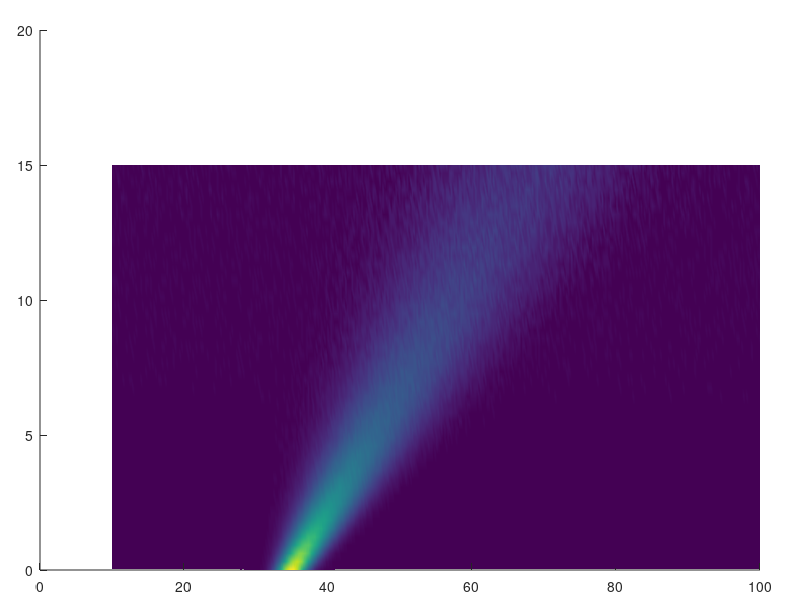

Reproduce this figure in MATLAB. (Note: this script raises an error after producing the figure.)
% fpex0_cyber_logo.m
% Generiert ein technisch aufregendes "Cool Tech" Logo für fpex0
% Zeigt das De-Smearing von rechts (verschmiert) nach links (fpex0-Peak)

clear; clc; close all;

% 1. Figure im Dark-Mode / Deep Space Look
aspect = '4:3';
switch aspect
   case '4:3'
      position = [3200, -100, 1200,  900];
      spacer = 0.05;  % line spacing in text
   case '1.1'
      position = [3200, -100, 1200, 1200];
      spacer = 0;  % line spacing in text
   otherwise
      error('Unknown aspect ratio.')
end
backcolor = [0.03 0.04 0.10];
fig = figure('Color', backcolor, 'Position', position);
ax = axes('Position', [0.05, 0.05, 0.90, 0.90], 'Color', 'none');
hold(ax, 'on');

% 2. Mathematische Landschaft generieren (Optimiert für Rechtsdrall)
x = linspace(10, 100, 400);    % Temperatur-Analogon
beta = linspace(0, 15, 50);    % Heizrate (läuft nach hinten rechts)
[X, B] = meshgrid(x, beta);

% FPEX0-Modellierung: beta=0 ist extrem scharf, beta=15 ist breit und verschoben
mu = 35 + 2.2 * B;             % Drift: Peak wandert nach rechts hinten
sigma = 1.5 + 0.6 * B;         % Diffusion: Peak wird nach hinten breiter
amplitude = 120 ./ (sigma);    % Flächenerhalt: Vorne hoch, hinten flach

Z = amplitude .* exp(-((X - mu).^2) ./ (2 * sigma.^2));

% Ein bisschen künstliches Messrauschen NUR bei hohen Heizraten hinzufügen
noise = (rand(size(Z)) - 0.5) .* (B * 0.4);
Z = max(0, Z + noise);

% 3. Plotting mit "Glow-Effekt"
% Transluzente Oberfläche für den Tech-Look
h_surf = surf(ax, X, B, Z, 'EdgeColor', 'none', 'FaceColor', 'interp');
alpha(h_surf, 0.85);

% Markante Konturlinien (Wasserfall) oben drauf legen
h_mesh = mesh(ax, X, B, Z, 'FaceColor', 'none', 'EdgeColor', 'interp', 'LineWidth', 1.2);

% Den ultimativen FPEX0-Zielpeak (Heizrate = 0) als leuchtendes Highlight fetten!
plot3(ax, x-0.7, zeros(size(x))-0.1, Z(1,:), 'Color', [1.0 0.0 0.4], 'LineWidth', 10);

% 4. Farb- und Lichtdesign ("Exciting Cyber")
% Benutzerdefinierte Map: Von Tiefblau/Violett (Rauschen) zu hellem Cyan/Neon-Grün (Peak)
custom_map = [
    linspace(0.1, 0.0, 100)', linspace(0.0, 0.4, 100)', linspace(0.3, 1.0, 100)';
    linspace(0.0, 0.0, 100)', linspace(0.4, 0.9, 100)', linspace(1.0, 0.9, 100)';
    linspace(0.0, 0.0, 100)', linspace(0.9, 1.0, 100)', linspace(0.9, 0.4, 100)'
];
% colormap(ax, custom_map);

% Dramatische Beleuchtung für plastische Kanten
view(ax, 303.0, 4.0);               % Blickwinkel: nach rechts hinten fluchtend
camlight('left');
lighting('gouraud');
material('shiny');

% 5. Text-Branding ("fpex0" im Hologramm-Style)
% Über dem scharfen Peak platziert
font1 = 'Berlin Sans FB';
font2 = 'Arial Rounded MT';
font3 = 'Cooper Black';
fontname = font3;
text(ax, -7, 13, max(Z(:))*1.03, 'FPEX_{0}', 'FontSize', 230, 'FontWeight', 'demi', ...
     'Color', [0.0 1.0 1.0], 'FontName', font3, 'HorizontalAlignment', 'left', 'FontAngle', 'normal');
text(ax, -7, 12.0, max(Z(:))*0.75, 'DSC', 'FontSize', 70, 'FontWeight', 'normal', ...
     'Color', [0.0 1.0 1.0], 'FontName', font3, 'HorizontalAlignment', 'left', 'FontAngle', 'normal');
text(ax, -7, 12.0, max(Z(:))*(0.65-spacer), 'De-Smearing', 'FontSize', 70, 'FontWeight', 'normal', ...
     'Color', [0.0 1.0 1.0], 'FontName', font3, 'HorizontalAlignment', 'left', 'FontAngle', 'normal');


% 6. Clean-up für Icon-Export
axis(ax, 'tight');
zlim([-2 max(Z(:))*1.2]);
axis(ax, 'off');
set(fig, 'InvertHardcopy', 'off');

% 7. Als hochauflösendes Bild speichern
% exportgraphics(fig, 'fpex0_logo.png', 'Resolution', 300);
res = 200;
filename = sprintf('fpex0_logo_%d.png', res);
print(fig, filename,'-dpng',sprintf('-r%d', res));
disp('Das "Exciting 3D-Cyber-Logo" wurde als fpex0_cyber_logo.png gespeichert!');
